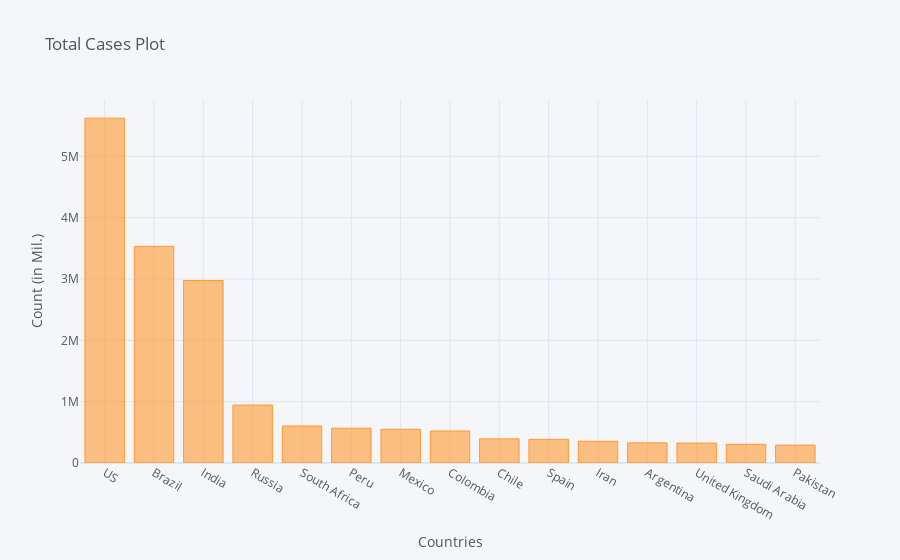

Source (notebook cell):
### Code cell
corona_dframe_agg_plot.iplot(kind='bar', x='Country/Region', y='8/21/20',
                             title='Total Cases Plot',xTitle='Countries',yTitle='Count (in Mil.)')

### Figure 1 — Plotly figure (JSON) as saved in the notebook; plotly's stock layout.template omitted (floating-point values rounded to 4 significant figures)
{"data": [{"marker": {"color": "rgba(255, 153, 51, 0.6)", "line": {"color": "rgba(255, 153, 51, 1.0)", "width": 1}}, "name": "8/21/20", "orientation": "v", "text": "", "type": "bar", "x": ["US", "Brazil", "India", "Russia", "South Africa", "Peru", "Mexico", "Colombia", "Chile", "Spain", "Iran", "Argentina", "United Kingdom", "Saudi Arabia", "Pakistan"], "y": [5622540, 3532330, 2975701, 944671, 603338, 567059, 549734, 522138, 393769, 386054, 354764, 329043, 325263, 305186, 291588]}], "layout": {"legend": {"bgcolor": "#F5F6F9", "font": {"color": "#4D5663"}}, "paper_bgcolor": "#F5F6F9", "plot_bgcolor": "#F5F6F9", "title": {"font": {"color": "#4D5663"}, "text": "Total Cases Plot"}, "xaxis": {"gridcolor": "#E1E5ED", "showgrid": true, "tickfont": {"color": "#4D5663"}, "title": {"font": {"color": "#4D5663"}, "text": "Countries"}, "zerolinecolor": "#E1E5ED"}, "yaxis": {"gridcolor": "#E1E5ED", "showgrid": true, "tickfont": {"color": "#4D5663"}, "title": {"font": {"color": "#4D5663"}, "text": "Count (in Mil.)"}, "zerolinecolor": "#E1E5ED"}}}
